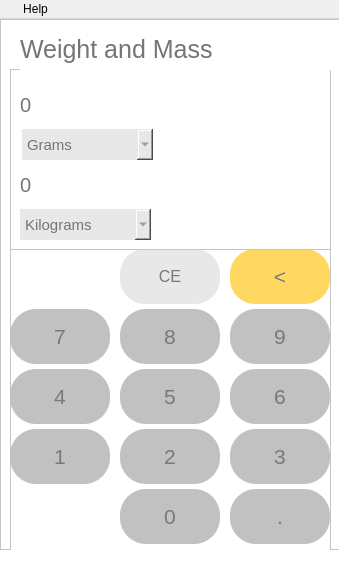
<?xml version="1.0" encoding="UTF-8"?>
<ui version="4.0">
 <class>MainWindow</class>
 <widget class="QMainWindow" name="MainWindow">
  <property name="geometry">
   <rect>
    <x>0</x>
    <y>0</y>
    <width>339</width>
    <height>565</height>
   </rect>
  </property>
  <property name="minimumSize">
   <size>
    <width>339</width>
    <height>565</height>
   </size>
  </property>
  <property name="maximumSize">
   <size>
    <width>339</width>
    <height>565</height>
   </size>
  </property>
  <property name="sizeIncrement">
   <size>
    <width>0</width>
    <height>1</height>
   </size>
  </property>
  <property name="windowTitle">
   <string>Calculator</string>
  </property>
  <property name="windowIcon">
   <iconset>
    <normaloff>../images/logo.png</normaloff>../images/logo.png</iconset>
  </property>
  <property name="toolTipDuration">
   <number>-1</number>
  </property>
  <property name="layoutDirection">
   <enum>Qt::LeftToRight</enum>
  </property>
  <property name="autoFillBackground">
   <bool>false</bool>
  </property>
  <property name="styleSheet">
   <string notr="true"/>
  </property>
  <widget class="QWidget" name="centralwidget">
   <property name="styleSheet">
    <string notr="true">background-color: rgb(255, 255, 255);</string>
   </property>
   <widget class="QFrame" name="frame">
    <property name="geometry">
     <rect>
      <x>0</x>
      <y>0</y>
      <width>341</width>
      <height>531</height>
     </rect>
    </property>
    <property name="styleSheet">
     <string notr="true"/>
    </property>
    <property name="frameShape">
     <enum>QFrame::StyledPanel</enum>
    </property>
    <property name="frameShadow">
     <enum>QFrame::Raised</enum>
    </property>
    <widget class="QFrame" name="frame_buttons">
     <property name="geometry">
      <rect>
       <x>10</x>
       <y>230</y>
       <width>321</width>
       <height>311</height>
      </rect>
     </property>
     <property name="styleSheet">
      <string notr="true"/>
     </property>
     <property name="frameShape">
      <enum>QFrame::StyledPanel</enum>
     </property>
     <property name="frameShadow">
      <enum>QFrame::Raised</enum>
     </property>
     <widget class="QPushButton" name="wm_point">
      <property name="geometry">
       <rect>
        <x>220</x>
        <y>240</y>
        <width>100</width>
        <height>55</height>
       </rect>
      </property>
      <property name="font">
       <font>
        <pointsize>16</pointsize>
       </font>
      </property>
      <property name="styleSheet">
       <string notr="true">color: rgb(120, 120, 120);
background-color: rgb(193, 193, 193);
border-radius: 26px;</string>
      </property>
      <property name="text">
       <string>.</string>
      </property>
     </widget>
     <widget class="QPushButton" name="wm_three">
      <property name="geometry">
       <rect>
        <x>220</x>
        <y>180</y>
        <width>100</width>
        <height>55</height>
       </rect>
      </property>
      <property name="font">
       <font>
        <pointsize>16</pointsize>
       </font>
      </property>
      <property name="styleSheet">
       <string notr="true">color: rgb(120, 120, 120);
background-color: rgb(193, 193, 193);
border-radius: 26px;</string>
      </property>
      <property name="text">
       <string>3</string>
      </property>
     </widget>
     <widget class="QPushButton" name="wm_zero">
      <property name="geometry">
       <rect>
        <x>110</x>
        <y>240</y>
        <width>100</width>
        <height>55</height>
       </rect>
      </property>
      <property name="font">
       <font>
        <pointsize>16</pointsize>
       </font>
      </property>
      <property name="styleSheet">
       <string notr="true">color: rgb(120, 120, 120);
background-color: rgb(193, 193, 193);
border-radius: 26px;</string>
      </property>
      <property name="text">
       <string>0</string>
      </property>
     </widget>
     <widget class="QPushButton" name="wm_two">
      <property name="geometry">
       <rect>
        <x>110</x>
        <y>180</y>
        <width>100</width>
        <height>55</height>
       </rect>
      </property>
      <property name="font">
       <font>
        <pointsize>16</pointsize>
       </font>
      </property>
      <property name="styleSheet">
       <string notr="true">color: rgb(120, 120, 120);
background-color: rgb(193, 193, 193);
border-radius: 26px;</string>
      </property>
      <property name="text">
       <string>2</string>
      </property>
     </widget>
     <widget class="QPushButton" name="wm_eight">
      <property name="geometry">
       <rect>
        <x>110</x>
        <y>60</y>
        <width>100</width>
        <height>55</height>
       </rect>
      </property>
      <property name="font">
       <font>
        <pointsize>16</pointsize>
       </font>
      </property>
      <property name="styleSheet">
       <string notr="true">color: rgb(120, 120, 120);
background-color: rgb(193, 193, 193);
border-radius: 26px;</string>
      </property>
      <property name="text">
       <string>8</string>
      </property>
     </widget>
     <widget class="QPushButton" name="wm_five">
      <property name="geometry">
       <rect>
        <x>110</x>
        <y>120</y>
        <width>100</width>
        <height>55</height>
       </rect>
      </property>
      <property name="font">
       <font>
        <pointsize>16</pointsize>
       </font>
      </property>
      <property name="styleSheet">
       <string notr="true">color: rgb(120, 120, 120);
background-color: rgb(193, 193, 193);
border-radius: 26px;</string>
      </property>
      <property name="text">
       <string>5</string>
      </property>
     </widget>
     <widget class="QPushButton" name="wm_seven">
      <property name="geometry">
       <rect>
        <x>0</x>
        <y>60</y>
        <width>100</width>
        <height>55</height>
       </rect>
      </property>
      <property name="font">
       <font>
        <pointsize>16</pointsize>
       </font>
      </property>
      <property name="styleSheet">
       <string notr="true">color: rgb(120, 120, 120);
background-color: rgb(193, 193, 193);
border-radius: 26px;</string>
      </property>
      <property name="text">
       <string>7</string>
      </property>
     </widget>
     <widget class="QPushButton" name="wm_six">
      <property name="geometry">
       <rect>
        <x>220</x>
        <y>120</y>
        <width>100</width>
        <height>55</height>
       </rect>
      </property>
      <property name="font">
       <font>
        <pointsize>16</pointsize>
       </font>
      </property>
      <property name="styleSheet">
       <string notr="true">color: rgb(120, 120, 120);
background-color: rgb(193, 193, 193);
border-radius: 26px;</string>
      </property>
      <property name="text">
       <string>6</string>
      </property>
     </widget>
     <widget class="QPushButton" name="wm_four">
      <property name="geometry">
       <rect>
        <x>0</x>
        <y>120</y>
        <width>100</width>
        <height>55</height>
       </rect>
      </property>
      <property name="font">
       <font>
        <pointsize>16</pointsize>
       </font>
      </property>
      <property name="styleSheet">
       <string notr="true">color: rgb(120, 120, 120);
background-color: rgb(193, 193, 193);
border-radius: 26px;</string>
      </property>
      <property name="text">
       <string>4</string>
      </property>
     </widget>
     <widget class="QPushButton" name="wm_nine">
      <property name="geometry">
       <rect>
        <x>220</x>
        <y>60</y>
        <width>100</width>
        <height>55</height>
       </rect>
      </property>
      <property name="font">
       <font>
        <pointsize>16</pointsize>
       </font>
      </property>
      <property name="styleSheet">
       <string notr="true">color: rgb(120, 120, 120);
background-color: rgb(193, 193, 193);
border-radius: 26px;</string>
      </property>
      <property name="text">
       <string>9</string>
      </property>
     </widget>
     <widget class="QPushButton" name="wm_one">
      <property name="geometry">
       <rect>
        <x>0</x>
        <y>180</y>
        <width>100</width>
        <height>55</height>
       </rect>
      </property>
      <property name="font">
       <font>
        <pointsize>16</pointsize>
       </font>
      </property>
      <property name="styleSheet">
       <string notr="true">color: rgb(120, 120, 120);
background-color: rgb(193, 193, 193);
border-radius: 26px;</string>
      </property>
      <property name="text">
       <string>1</string>
      </property>
     </widget>
     <widget class="QPushButton" name="wm_ce">
      <property name="geometry">
       <rect>
        <x>110</x>
        <y>0</y>
        <width>100</width>
        <height>55</height>
       </rect>
      </property>
      <property name="font">
       <font>
        <pointsize>12</pointsize>
       </font>
      </property>
      <property name="toolTip">
       <string>Clear</string>
      </property>
      <property name="styleSheet">
       <string notr="true">color: rgb(120, 120, 120);
background-color: rgb(232, 232, 232);
border-radius: 25px;</string>
      </property>
      <property name="text">
       <string>CE</string>
      </property>
     </widget>
     <widget class="QPushButton" name="wm_back">
      <property name="geometry">
       <rect>
        <x>220</x>
        <y>0</y>
        <width>100</width>
        <height>55</height>
       </rect>
      </property>
      <property name="font">
       <font>
        <pointsize>16</pointsize>
       </font>
      </property>
      <property name="toolTip">
       <string>Remove/Back</string>
      </property>
      <property name="styleSheet">
       <string notr="true">color: rgb(120, 120, 120);
border-radius: 25px;
background-color: rgb(255, 216, 97);
</string>
      </property>
      <property name="text">
       <string>&lt;</string>
      </property>
     </widget>
    </widget>
    <widget class="QFrame" name="frame_calculations_display">
     <property name="geometry">
      <rect>
       <x>10</x>
       <y>50</y>
       <width>321</width>
       <height>181</height>
      </rect>
     </property>
     <property name="styleSheet">
      <string notr="true"/>
     </property>
     <property name="frameShape">
      <enum>QFrame::StyledPanel</enum>
     </property>
     <property name="frameShadow">
      <enum>QFrame::Raised</enum>
     </property>
     <widget class="QLabel" name="wm_label_1">
      <property name="geometry">
       <rect>
        <x>10</x>
        <y>20</y>
        <width>141</width>
        <height>31</height>
       </rect>
      </property>
      <property name="font">
       <font>
        <pointsize>15</pointsize>
       </font>
      </property>
      <property name="styleSheet">
       <string notr="true">color: rgb(117, 117, 117);</string>
      </property>
      <property name="text">
       <string>0</string>
      </property>
     </widget>
     <widget class="QLabel" name="wm_label_2">
      <property name="geometry">
       <rect>
        <x>10</x>
        <y>100</y>
        <width>171</width>
        <height>31</height>
       </rect>
      </property>
      <property name="font">
       <font>
        <pointsize>15</pointsize>
       </font>
      </property>
      <property name="styleSheet">
       <string notr="true">color: rgb(117, 117, 117);</string>
      </property>
      <property name="text">
       <string>0</string>
      </property>
     </widget>
     <widget class="QComboBox" name="wm_comboBox_1">
      <property name="geometry">
       <rect>
        <x>12</x>
        <y>60</y>
        <width>131</width>
        <height>31</height>
       </rect>
      </property>
      <property name="font">
       <font>
        <pointsize>11</pointsize>
       </font>
      </property>
      <property name="styleSheet">
       <string notr="true">color: rgb(117, 117, 117);
border-radius: 50px;
background-color: rgb(232, 232, 232);
</string>
      </property>
      <item>
       <property name="text">
        <string>Grams</string>
       </property>
      </item>
      <item>
       <property name="text">
        <string>Kilograms</string>
       </property>
      </item>
      <item>
       <property name="text">
        <string>Pounds</string>
       </property>
      </item>
     </widget>
     <widget class="QComboBox" name="wm_comboBox_2">
      <property name="geometry">
       <rect>
        <x>10</x>
        <y>140</y>
        <width>131</width>
        <height>31</height>
       </rect>
      </property>
      <property name="font">
       <font>
        <pointsize>11</pointsize>
       </font>
      </property>
      <property name="styleSheet">
       <string notr="true">color: rgb(117, 117, 117);
border-radius: 50px;
background-color: rgb(232, 232, 232);
</string>
      </property>
      <property name="currentIndex">
       <number>1</number>
      </property>
      <item>
       <property name="text">
        <string>Grams</string>
       </property>
      </item>
      <item>
       <property name="text">
        <string>Kilograms</string>
       </property>
      </item>
      <item>
       <property name="text">
        <string>Pounds</string>
       </property>
      </item>
     </widget>
    </widget>
    <widget class="QLabel" name="label">
     <property name="geometry">
      <rect>
       <x>20</x>
       <y>10</y>
       <width>311</width>
       <height>41</height>
      </rect>
     </property>
     <property name="font">
      <font>
       <pointsize>19</pointsize>
      </font>
     </property>
     <property name="styleSheet">
      <string notr="true">color: rgb(117, 117, 117);</string>
     </property>
     <property name="text">
      <string>Weight and Mass</string>
     </property>
    </widget>
   </widget>
  </widget>
  <widget class="QMenuBar" name="menuBar">
   <property name="geometry">
    <rect>
     <x>0</x>
     <y>0</y>
     <width>339</width>
     <height>26</height>
    </rect>
   </property>
   <widget class="QMenu" name="menuOption">
    <property name="styleSheet">
     <string notr="true"/>
    </property>
    <property name="title">
     <string/>
    </property>
    <property name="icon">
     <iconset>
      <normaloff>../images/text.png</normaloff>../images/text.png</iconset>
    </property>
    <widget class="QMenu" name="menuCalculator">
     <property name="title">
      <string>Calculator</string>
     </property>
     <property name="icon">
      <iconset>
       <normaloff>../images/calculator(3).png</normaloff>../images/calculator(3).png</iconset>
     </property>
     <addaction name="actionStandard"/>
     <addaction name="actionScientific"/>
     <addaction name="actionProgrammer"/>
     <addaction name="actionDate_Calculation"/>
    </widget>
    <widget class="QMenu" name="menuConverter">
     <property name="title">
      <string>Converter</string>
     </property>
     <property name="icon">
      <iconset>
       <normaloff>../images/recycle.png</normaloff>../images/recycle.png</iconset>
     </property>
     <addaction name="actionVolume"/>
     <addaction name="actionLength"/>
     <addaction name="actionWeight_and_Mass"/>
     <addaction name="actionTemperature"/>
     <addaction name="actionEnergy"/>
     <addaction name="actionArea"/>
     <addaction name="actionSpeed"/>
     <addaction name="actionTime"/>
     <addaction name="actionPower"/>
     <addaction name="actionData"/>
     <addaction name="actionPressure"/>
     <addaction name="actionAngle"/>
    </widget>
    <addaction name="menuCalculator"/>
    <addaction name="menuConverter"/>
    <addaction name="separator"/>
    <addaction name="actionExit"/>
   </widget>
   <widget class="QMenu" name="menuHelp">
    <property name="title">
     <string>Help</string>
    </property>
   </widget>
   <addaction name="menuOption"/>
   <addaction name="menuHelp"/>
  </widget>
  <action name="actionDark">
   <property name="text">
    <string>Dark</string>
   </property>
  </action>
  <action name="actionLight">
   <property name="text">
    <string>Light</string>
   </property>
  </action>
  <action name="actionSetting">
   <property name="text">
    <string>Setting</string>
   </property>
  </action>
  <action name="actionExit">
   <property name="icon">
    <iconset>
     <normaloff>../images/logout.png</normaloff>../images/logout.png</iconset>
   </property>
   <property name="text">
    <string>Exit</string>
   </property>
  </action>
  <action name="actionStandard">
   <property name="icon">
    <iconset>
     <normaloff>../images/calculator.png</normaloff>../images/calculator.png</iconset>
   </property>
   <property name="text">
    <string>Standard</string>
   </property>
  </action>
  <action name="actionScientific">
   <property name="icon">
    <iconset>
     <normaloff>../images/microscope.png</normaloff>../images/microscope.png</iconset>
   </property>
   <property name="text">
    <string>Scientific</string>
   </property>
  </action>
  <action name="actionProgrammer">
   <property name="icon">
    <iconset>
     <normaloff>../images/code.png</normaloff>../images/code.png</iconset>
   </property>
   <property name="text">
    <string>Programmer</string>
   </property>
  </action>
  <action name="actionDate_Calculation">
   <property name="icon">
    <iconset>
     <normaloff>../images/calendar.png</normaloff>../images/calendar.png</iconset>
   </property>
   <property name="text">
    <string>Date Calculation</string>
   </property>
  </action>
  <action name="actionCurrency">
   <property name="icon">
    <iconset>
     <normaloff>../images/money.png</normaloff>../images/money.png</iconset>
   </property>
   <property name="text">
    <string>Currency</string>
   </property>
  </action>
  <action name="actionVolume">
   <property name="icon">
    <iconset>
     <normaloff>../images/shapes.png</normaloff>../images/shapes.png</iconset>
   </property>
   <property name="text">
    <string>Volume</string>
   </property>
  </action>
  <action name="actionLength">
   <property name="icon">
    <iconset>
     <normaloff>../images/ruler.png</normaloff>../images/ruler.png</iconset>
   </property>
   <property name="text">
    <string>Length</string>
   </property>
  </action>
  <action name="actionWeight_and_Mass">
   <property name="icon">
    <iconset>
     <normaloff>../images/weighing-scale.png</normaloff>../images/weighing-scale.png</iconset>
   </property>
   <property name="text">
    <string>Weight and Mass</string>
   </property>
  </action>
  <action name="actionTemperature">
   <property name="icon">
    <iconset>
     <normaloff>../images/temperature.png</normaloff>../images/temperature.png</iconset>
   </property>
   <property name="text">
    <string>Temperature</string>
   </property>
  </action>
  <action name="actionEnergy">
   <property name="icon">
    <iconset>
     <normaloff>../images/fire.png</normaloff>../images/fire.png</iconset>
   </property>
   <property name="text">
    <string>Energy</string>
   </property>
  </action>
  <action name="actionArea">
   <property name="icon">
    <iconset>
     <normaloff>../images/area.png</normaloff>../images/area.png</iconset>
   </property>
   <property name="text">
    <string>Area</string>
   </property>
  </action>
  <action name="actionSpeed">
   <property name="icon">
    <iconset>
     <normaloff>../images/fast.png</normaloff>../images/fast.png</iconset>
   </property>
   <property name="text">
    <string>Speed</string>
   </property>
  </action>
  <action name="actionTime">
   <property name="icon">
    <iconset>
     <normaloff>../images/clock.png</normaloff>../images/clock.png</iconset>
   </property>
   <property name="text">
    <string>Time</string>
   </property>
  </action>
  <action name="actionPower">
   <property name="icon">
    <iconset>
     <normaloff>../images/energy.png</normaloff>../images/energy.png</iconset>
   </property>
   <property name="text">
    <string>Power</string>
   </property>
  </action>
  <action name="actionData">
   <property name="icon">
    <iconset>
     <normaloff>../images/statistics.png</normaloff>../images/statistics.png</iconset>
   </property>
   <property name="text">
    <string>Data</string>
   </property>
  </action>
  <action name="actionPressure">
   <property name="icon">
    <iconset>
     <normaloff>../images/indicator.png</normaloff>../images/indicator.png</iconset>
   </property>
   <property name="text">
    <string>Pressure</string>
   </property>
  </action>
  <action name="actionAngle">
   <property name="icon">
    <iconset>
     <normaloff>../images/angle.png</normaloff>../images/angle.png</iconset>
   </property>
   <property name="text">
    <string>Angle</string>
   </property>
  </action>
  <action name="actionHelp">
   <property name="text">
    <string>Help</string>
   </property>
  </action>
  <action name="actionDark_">
   <property name="text">
    <string>Dark</string>
   </property>
  </action>
  <action name="actionLight_">
   <property name="text">
    <string>Light</string>
   </property>
  </action>
 </widget>
 <resources/>
 <connections/>
</ui>
